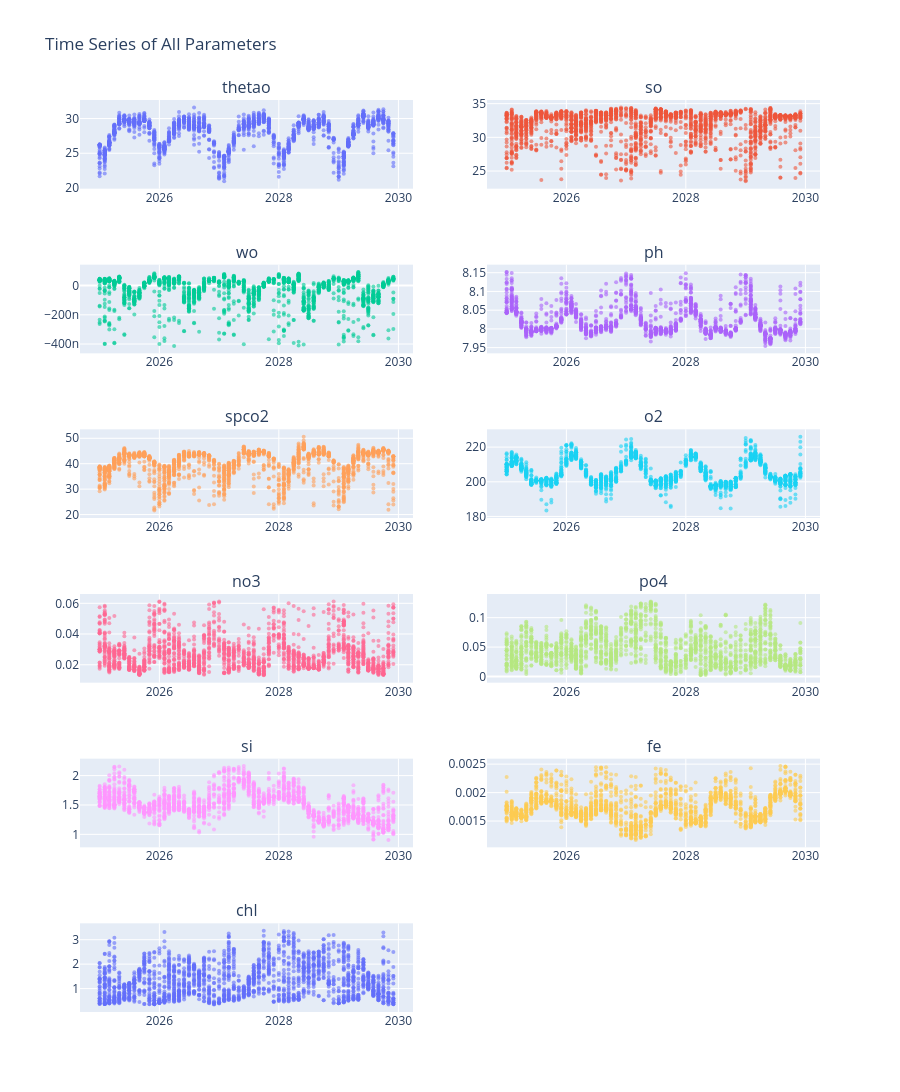

Notebook code cell kept with this figure:
### Code cell
# Add new imports at the top of your notebook
from plotly.subplots import make_subplots
import plotly.graph_objects as go

def create_all_timeseries(data):
    """Create time series plots for all parameters"""
    # Get numeric columns except lat/lon
    numeric_cols = data.select_dtypes(include=['float64']).columns
    parameters = [col for col in numeric_cols if col not in ['latitude', 'longitude']]
    
    # Create subplots, 3 columns and enough rows to fit all parameters
    n_cols = 2
    n_rows = (len(parameters) + n_cols - 1) // n_cols
    
    fig = make_subplots(rows=n_rows, cols=n_cols, 
                       subplot_titles=parameters)
    
    # Add each parameter's time series
    for idx, param in enumerate(parameters):
        row = idx // n_cols + 1
        col = idx % n_cols + 1
        
        fig.add_trace(
            go.Scatter(
                x=data['time'], 
                y=data[param], 
                name=param,
                mode='markers',  # Changed from default 'lines' to 'markers'
                marker=dict(
                    size=4,      # Adjust point size as needed
                    opacity=0.6  # Add some transparency to handle overlapping
                )
            ),
            row=row, col=col
        )
        
    # Update layout
    fig.update_layout(height=300*n_rows, 
                     showlegend=False,
                     title_text="Time Series of All Parameters")
    fig.show()

# Generate both visualizations
print("Time Series Plots:")
create_all_timeseries(data)

### Figure 1 — Plotly figure (JSON) as saved in the notebook; plotly's stock layout.template omitted (floating-point values rounded to 4 significant figures; data arrays with more than 128 entries replaced by an {"elided": "..."} marker saying what was removed)
{"data": [{"marker": {"opacity": 0.6, "size": 4}, "mode": "markers", "name": "thetao", "type": "scatter", "x": {"elided": "2050 str values"}, "xaxis": "x", "y": {"elided": "2050 float values"}, "yaxis": "y"}, {"marker": {"opacity": 0.6, "size": 4}, "mode": "markers", "name": "so", "type": "scatter", "x": {"elided": "2050 str values"}, "xaxis": "x2", "y": {"elided": "2050 float values"}, "yaxis": "y2"}, {"marker": {"opacity": 0.6, "size": 4}, "mode": "markers", "name": "wo", "type": "scatter", "x": {"elided": "2050 str values"}, "xaxis": "x3", "y": {"elided": "2050 float values"}, "yaxis": "y3"}, {"marker": {"opacity": 0.6, "size": 4}, "mode": "markers", "name": "ph", "type": "scatter", "x": {"elided": "2050 str values"}, "xaxis": "x4", "y": {"elided": "2050 float values"}, "yaxis": "y4"}, {"marker": {"opacity": 0.6, "size": 4}, "mode": "markers", "name": "spco2", "type": "scatter", "x": {"elided": "2050 str values"}, "xaxis": "x5", "y": {"elided": "2050 float values"}, "yaxis": "y5"}, {"marker": {"opacity": 0.6, "size": 4}, "mode": "markers", "name": "o2", "type": "scatter", "x": {"elided": "2050 str values"}, "xaxis": "x6", "y": {"elided": "2050 float values"}, "yaxis": "y6"}, {"marker": {"opacity": 0.6, "size": 4}, "mode": "markers", "name": "no3", "type": "scatter", "x": {"elided": "2050 str values"}, "xaxis": "x7", "y": {"elided": "2050 float values"}, "yaxis": "y7"}, {"marker": {"opacity": 0.6, "size": 4}, "mode": "markers", "name": "po4", "type": "scatter", "x": {"elided": "2050 str values"}, "xaxis": "x8", "y": {"elided": "2050 float values"}, "yaxis": "y8"}, {"marker": {"opacity": 0.6, "size": 4}, "mode": "markers", "name": "si", "type": "scatter", "x": {"elided": "2050 str values"}, "xaxis": "x9", "y": {"elided": "2050 float values"}, "yaxis": "y9"}, {"marker": {"opacity": 0.6, "size": 4}, "mode": "markers", "name": "fe", "type": "scatter", "x": {"elided": "2050 str values"}, "xaxis": "x10", "y": {"elided": "2050 float values"}, "yaxis": "y10"}, {"marker": {"opacity": 0.6, "size": 4}, "mode": "markers", "name": "chl", "type": "scatter", "x": {"elided": "2050 str values"}, "xaxis": "x11", "y": {"elided": "2050 float values"}, "yaxis": "y11"}], "layout": {"annotations": [{"font": {"size": 16}, "showarrow": false, "text": "thetao", "x": 0.225, "xanchor": "center", "xref": "paper", "y": 1.0, "yanchor": "bottom", "yref": "paper"}, {"font": {"size": 16}, "showarrow": false, "text": "so", "x": 0.775, "xanchor": "center", "xref": "paper", "y": 1.0, "yanchor": "bottom", "yref": "paper"}, {"font": {"size": 16}, "showarrow": false, "text": "wo", "x": 0.225, "xanchor": "center", "xref": "paper", "y": 0.8194, "yanchor": "bottom", "yref": "paper"}, {"font": {"size": 16}, "showarrow": false, "text": "ph", "x": 0.775, "xanchor": "center", "xref": "paper", "y": 0.8194, "yanchor": "bottom", "yref": "paper"}, {"font": {"size": 16}, "showarrow": false, "text": "spco2", "x": 0.225, "xanchor": "center", "xref": "paper", "y": 0.6389, "yanchor": "bottom", "yref": "paper"}, {"font": {"size": 16}, "showarrow": false, "text": "o2", "x": 0.775, "xanchor": "center", "xref": "paper", "y": 0.6389, "yanchor": "bottom", "yref": "paper"}, {"font": {"size": 16}, "showarrow": false, "text": "no3", "x": 0.225, "xanchor": "center", "xref": "paper", "y": 0.4583, "yanchor": "bottom", "yref": "paper"}, {"font": {"size": 16}, "showarrow": false, "text": "po4", "x": 0.775, "xanchor": "center", "xref": "paper", "y": 0.4583, "yanchor": "bottom", "yref": "paper"}, {"font": {"size": 16}, "showarrow": false, "text": "si", "x": 0.225, "xanchor": "center", "xref": "paper", "y": 0.2778, "yanchor": "bottom", "yref": "paper"}, {"font": {"size": 16}, "showarrow": false, "text": "fe", "x": 0.775, "xanchor": "center", "xref": "paper", "y": 0.2778, "yanchor": "bottom", "yref": "paper"}, {"font": {"size": 16}, "showarrow": false, "text": "chl", "x": 0.225, "xanchor": "center", "xref": "paper", "y": 0.09722, "yanchor": "bottom", "yref": "paper"}], "height": 1800, "showlegend": false, "title": {"text": "Time Series of All Parameters"}, "xaxis": {"anchor": "y", "domain": [0, 0.45]}, "xaxis10": {"anchor": "y10", "domain": [0.55, 1]}, "xaxis11": {"anchor": "y11", "domain": [0, 0.45]}, "xaxis12": {"anchor": "y12", "domain": [0.55, 1]}, "xaxis2": {"anchor": "y2", "domain": [0.55, 1]}, "xaxis3": {"anchor": "y3", "domain": [0, 0.45]}, "xaxis4": {"anchor": "y4", "domain": [0.55, 1]}, "xaxis5": {"anchor": "y5", "domain": [0, 0.45]}, "xaxis6": {"anchor": "y6", "domain": [0.55, 1]}, "xaxis7": {"anchor": "y7", "domain": [0, 0.45]}, "xaxis8": {"anchor": "y8", "domain": [0.55, 1]}, "xaxis9": {"anchor": "y9", "domain": [0, 0.45]}, "yaxis": {"anchor": "x", "domain": [0.9028, 1.0]}, "yaxis10": {"anchor": "x10", "domain": [0.1806, 0.2778]}, "yaxis11": {"anchor": "x11", "domain": [0, 0.09722]}, "yaxis12": {"anchor": "x12", "domain": [0, 0.09722]}, "yaxis2": {"anchor": "x2", "domain": [0.9028, 1.0]}, "yaxis3": {"anchor": "x3", "domain": [0.7222, 0.8194]}, "yaxis4": {"anchor": "x4", "domain": [0.7222, 0.8194]}, "yaxis5": {"anchor": "x5", "domain": [0.5417, 0.6389]}, "yaxis6": {"anchor": "x6", "domain": [0.5417, 0.6389]}, "yaxis7": {"anchor": "x7", "domain": [0.3611, 0.4583]}, "yaxis8": {"anchor": "x8", "domain": [0.3611, 0.4583]}, "yaxis9": {"anchor": "x9", "domain": [0.1806, 0.2778]}}}
